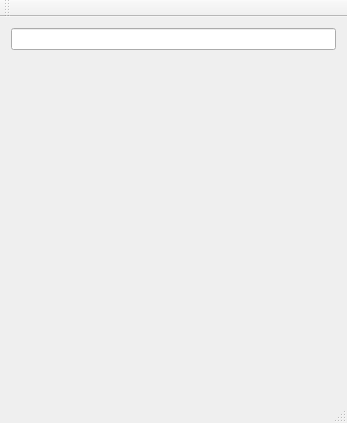
<?xml version="1.0" encoding="UTF-8"?>
<ui version="4.0">
 <class>NoRecoilClass</class>
 <widget class="QMainWindow" name="NoRecoilClass">
  <property name="geometry">
   <rect>
    <x>0</x>
    <y>0</y>
    <width>347</width>
    <height>423</height>
   </rect>
  </property>
  <property name="windowTitle">
   <string>NoRecoil</string>
  </property>
  <widget class="QWidget" name="centralWidget">
   <layout class="QHBoxLayout" name="horizontalLayout">
    <item>
     <layout class="QVBoxLayout" name="verticalLayout">
      <item>
       <widget class="QLineEdit" name="SpeedField"/>
      </item>
      <item>
       <spacer name="verticalSpacer">
        <property name="orientation">
         <enum>Qt::Vertical</enum>
        </property>
        <property name="sizeHint" stdset="0">
         <size>
          <width>20</width>
          <height>40</height>
         </size>
        </property>
       </spacer>
      </item>
     </layout>
    </item>
   </layout>
  </widget>
  <widget class="QMenuBar" name="menuBar">
   <property name="geometry">
    <rect>
     <x>0</x>
     <y>0</y>
     <width>347</width>
     <height>21</height>
    </rect>
   </property>
  </widget>
  <widget class="QToolBar" name="mainToolBar">
   <attribute name="toolBarArea">
    <enum>TopToolBarArea</enum>
   </attribute>
   <attribute name="toolBarBreak">
    <bool>false</bool>
   </attribute>
  </widget>
  <widget class="QStatusBar" name="statusBar"/>
 </widget>
 <layoutdefault spacing="6" margin="11"/>
 <resources>
  <include location="NoRecoil.qrc"/>
 </resources>
 <connections/>
</ui>
